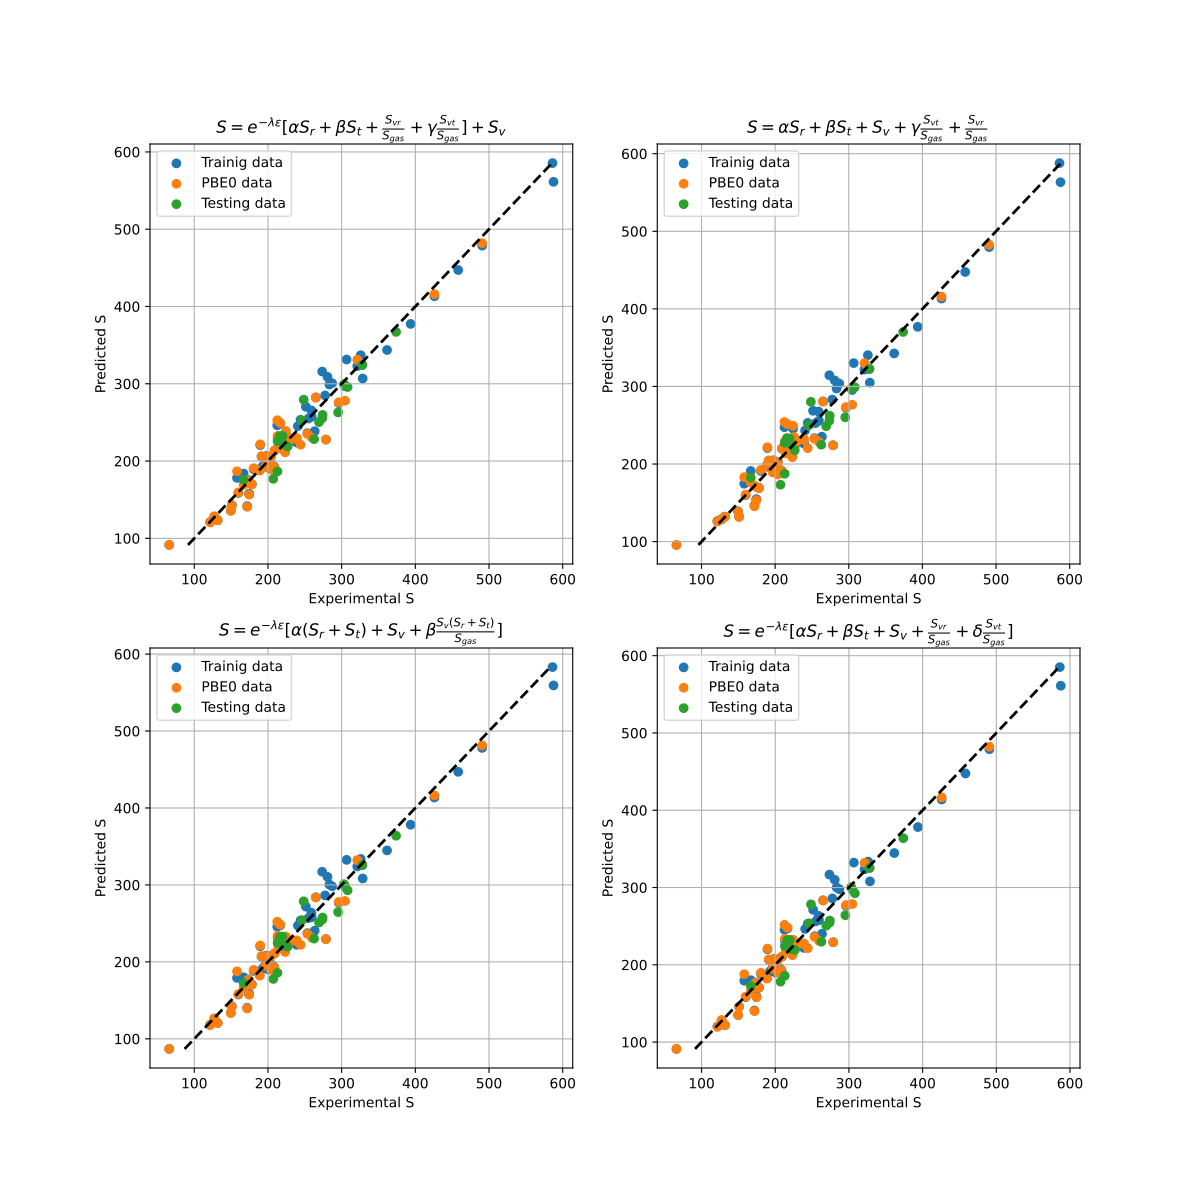

Write Python code to recreate this figure.
#!/usr/bin/python3
# -*- coding: utf-8 -*-
import sqlite3
import numpy as np
import pandas as pd
import matplotlib.pyplot as plt

# Load the data
def fetch_data(db_file_path, training=False, basisset=''):
    if basisset == 'pbe0':
        with sqlite3.connect(db_file_path) as conn:
            return pd.read_sql('SELECT trans_S, rot_S, vib_S, epsilon, experimental_S, correctionS FROM pbe0', conn)
    if training:
        with sqlite3.connect(db_file_path) as conn:
            return pd.read_sql('SELECT trans_S, rot_S, vib_S, epsilon, experimental_S, correctionS FROM molecules', conn)
    else:
        with sqlite3.connect(db_file_path) as conn:
            return pd.read_sql('SELECT trans_S, rot_S, vib_S, epsilon, experimental_S, correctionS FROM test_molecules', conn)

def prepare_data(data):
    data.dropna(inplace=True)
    return data

def generate_bounds(num_coeffs):
    return [(0, 1)] * num_coeffs

def print_coeffs(coeffs):
    greek_letters = ['α', 'β', 'γ', 'δ', 'ζ', 'η', 'θ', 'ι', 'κ', 'μ', 'ν', 'ξ', 'ο', 'π', 'ρ', 'σ', 'τ', 'υ', 'φ', 'χ', 'ψ', 'ω']
    formatted_coeffs = ', '.join([f'{greek_letters[i]}: {coef:.4f}' for i, coef in enumerate(coeffs)])
    print(f'          | {formatted_coeffs}')

def model1(data):
    # 12.7529 | S = e^(-λ*ε)[α*S_r + β*S_t + S_vr/S_gas + γ*S_vt/S_gas] + S_v
    #         | λ: 0.0022
    #         | α: 0.4632, β: 0.5902, γ: 0.2493
    lambd = 0.0022
    alpha, beta, gamma = 0.4632, 0.5902, 0.2493
    gas = data['rot_S'] + data['trans_S'] + data['vib_S']
    return (np.exp(-lambd*data['epsilon'])*(alpha*data['rot_S'] + beta*data['trans_S'] +
                                                  data['vib_S']*data['rot_S']/gas +
                                                  gamma*data['vib_S']*data['trans_S']/gas) + data['vib_S'])

def model2(data):
    # 13.6673 | S = α*S_r + β*S_t + S_v + γ*S_vt/S_gas + S_vr/S_gas
    #         | α: 0.6507, β: 0.4361, γ: 0.2621
    alpha, beta, gamma = 0.6507, 0.4361, 0.2621
    gas = data['rot_S'] + data['trans_S'] + data['vib_S']
    return (alpha*data['rot_S'] + beta*data['trans_S'] + data['vib_S'] +
            gamma*data['vib_S']*data['trans_S']/gas + data['vib_S']*data['rot_S']/gas)

def model3(data):
    # 13.1803 | S = e^(-λ*ε)[α*(S_r + S_t) + S_v + β*S_v(S_r + S_t)/S_gas]
    #         | λ: 0.0026
    #         | α: 0.5466, β: 0.5574
    lambd = 0.0026
    alpha, beta = 0.5466, 0.5574
    gas = data['rot_S'] + data['trans_S'] + data['vib_S']
    return (np.exp(-lambd*data['epsilon'])*(alpha*(data['rot_S'] + data['trans_S']) + data['vib_S'] +
                                                  beta*data['vib_S']*(data['rot_S'] + data['trans_S'])/gas))

def model4(data):
    # 12.9275 | S = e^(-λ*ε)[α*S_r + β*S_t + S_v + S_vr/S_gas + δ*S_vt/S_gas]
    #         | λ: 0.0026
    #         | α: 0.4307, β: 0.6229, δ: 0.2556
    lambd = 0.0026
    alpha, beta, delta = 0.4307, 0.6229, 0.2556
    gas = data['rot_S'] + data['trans_S'] + data['vib_S']
    return (np.exp(-lambd*data['epsilon'])*(alpha*data['rot_S'] + beta*data['trans_S'] + data['vib_S'] +
                                                  data['vib_S']*data['rot_S']/gas +
                                            delta*data['vib_S']*data['trans_S']/gas))

def models(data):
    # Model 1
    prediction = model1(data)
    predpbe0 = fetch_data('../entropiesCOSMO.db', training=False, basisset='pbe0')
    predpbe0 = prepare_data(predpbe0)
    mae = np.abs(data['experimental_S'] - prediction)
    mae_pbe0 = np.abs(predpbe0['experimental_S'] - model1(predpbe0))
    print('          | S = e^(-λ*ε)[α*S_r + β*S_t + S_vr/S_gas + γ*S_vt/S_gas] + S_v')
    print('          | λ: 0.0022')
    alpha, beta, gamma = 0.4632, 0.5902, 0.2493
    print_coeffs([alpha, beta, gamma])
    print(f' {mae.mean():.4f}  | Testing mae')
    print(f' {mae_pbe0.mean():.4f}  | PBE0 mae')
    print(' 12.7529  | Training mae')
    print('          | ')
    # Model 2
    prediction = model2(data)
    mae = np.abs(data['experimental_S'] - prediction)
    mae_pbe0 = np.abs(predpbe0['experimental_S'] - model2(predpbe0))
    print('          | S = α*S_r + β*S_t + S_v + γ*S_vt/S_gas + S_vr/S_gas')
    alpha, beta, gamma = 0.6507, 0.4361, 0.2621
    print_coeffs([alpha, beta, gamma])
    print(f' {mae.mean():.4f}  | Testing mae')
    print(f' {mae_pbe0.mean():.4f}  | PBE0 mae')
    print(' 13.6673  | Training mae')
    print('          | ')
    # Model 3
    prediction = model3(data)
    mae = np.abs(data['experimental_S'] - prediction)
    mae_pbe0 = np.abs(predpbe0['experimental_S'] - model3(predpbe0))
    print('          | S = e^(-λ*ε)[α*(S_r + S_t) + S_v + β*S_v(S_r + S_t)/S_gas]')
    print('          | λ: 0.0026')
    alpha, beta = 0.5466, 0.5574
    print_coeffs([alpha, beta])
    print(f' {mae.mean():.4f}  | Testing mae')
    print(f' {mae_pbe0.mean():.4f}  | PBE0 mae')
    print(' 13.1803  | Training mae')
    print('          | ')
    # Model 4
    prediction = model4(data)
    mae = np.abs(data['experimental_S'] - prediction)
    mae_pbe0 = np.abs(predpbe0['experimental_S'] - model4(predpbe0))
    print('          | S = e^(-λ*ε)[α*S_r + β*S_t + S_v + S_vr/S_gas + δ*S_vt/S_gas]')
    print('          | λ: 0.0026')
    alpha, beta, delta = 0.4307, 0.6229, 0.2556
    print_coeffs([alpha, beta, delta])
    print(f' {mae.mean():.4f}  | Testing mae')
    print(f' {mae_pbe0.mean():.4f}  | PBE0 mae')
    print(' 12.9275  | Training mae')
    print('          | ')

def plotting():
    plt.figure(figsize=(12, 12))
    # Model 1
    plt.subplot(2, 2, 1)
    data = fetch_data('../entropiesCOSMO.db', training=True)
    data = prepare_data(data)
    prediction = model1(data)
    plt.scatter(data['experimental_S'], prediction, label='Trainig data')
    plt.plot([prediction.min(), prediction.max()], [prediction.min(), prediction.max()], 'k--', lw=2)
    pbe0 = fetch_data('../entropiesCOSMO.db', basisset='pbe0')
    pbe0 = prepare_data(pbe0)
    pred_pbe0 = model1(pbe0)
    plt.scatter(pbe0['experimental_S'], pred_pbe0, label='PBE0 data')
    data = fetch_data('../entropiesCOSMO.db')
    data = prepare_data(data)
    prediction = model1(data)
    plt.scatter(data['experimental_S'], prediction, label='Testing data')
    plt.title(r'$S=e^{-\lambda\epsilon}[\alpha S_r +\beta S_t + \frac{S_{vr}}{S_{gas}} + \gamma\frac{S_{vt}}{S_{gas}}] + S_v$')
    plt.xlabel('Experimental S')
    plt.ylabel('Predicted S')
    plt.legend()
    plt.grid(True)
    # Model 2
    plt.subplot(2, 2, 2)
    data = fetch_data('../entropiesCOSMO.db', training=True)
    data = prepare_data(data)
    prediction = model2(data)
    plt.scatter(data['experimental_S'], prediction, label='Trainig data')
    plt.plot([prediction.min(), prediction.max()], [prediction.min(), prediction.max()], 'k--', lw=2)
    pbe0 = prepare_data(pbe0)
    pred_pbe0 = model2(pbe0)
    plt.scatter(pbe0['experimental_S'], pred_pbe0, label='PBE0 data')
    data = fetch_data('../entropiesCOSMO.db')
    data = prepare_data(data)
    prediction = model2(data)
    plt.scatter(data['experimental_S'], prediction, label='Testing data')
    plt.title(r'$S=\alpha S_r + \beta S_t + S_v + \gamma\frac{S_{vt}}{S_{gas}} + \frac{S_{vr}}{S_{gas}}$')
    plt.xlabel('Experimental S')
    plt.ylabel('Predicted S')
    plt.legend()
    plt.grid(True)
    # Model 3
    plt.subplot(2, 2, 3)
    data = fetch_data('../entropiesCOSMO.db', training=True)
    data = prepare_data(data)
    prediction = model3(data)
    plt.scatter(data['experimental_S'], prediction, label='Trainig data')
    plt.plot([prediction.min(), prediction.max()], [prediction.min(), prediction.max()], 'k--', lw=2)
    pbe0 = prepare_data(pbe0)
    pred_pbe0 = model3(pbe0)
    plt.scatter(pbe0['experimental_S'], pred_pbe0, label='PBE0 data')
    data = fetch_data('../entropiesCOSMO.db')
    data = prepare_data(data)
    prediction = model3(data)
    plt.scatter(data['experimental_S'], prediction, label='Testing data')
    plt.title(r'$S=e^{-\lambda\epsilon}[\alpha(S_r + S_t) + S_v + \beta\frac{S_v(S_r + S_t)}{S_{gas}}]$')
    plt.xlabel('Experimental S')
    plt.ylabel('Predicted S')
    plt.legend()
    plt.grid(True)
    # Model 4
    plt.subplot(2, 2, 4)
    data = fetch_data('../entropiesCOSMO.db', training=True)
    data = prepare_data(data)
    prediction = model4(data)
    plt.scatter(data['experimental_S'], prediction, label='Trainig data')
    plt.plot([prediction.min(), prediction.max()], [prediction.min(), prediction.max()], 'k--', lw=2)
    pbe0 = prepare_data(pbe0)
    pred_pbe0 = model4(pbe0)
    plt.scatter(pbe0['experimental_S'], pred_pbe0, label='PBE0 data')
    data = fetch_data('../entropiesCOSMO.db')
    data = prepare_data(data)
    prediction = model4(data)
    plt.scatter(data['experimental_S'], prediction, label='Testing data')
    plt.title(r'$S=e^{-\lambda\epsilon}[\alpha S_r + \beta S_t + S_v + \frac{S_{vr}}{S_{gas}} + \delta\frac{S_{vt}}{S_{gas}}]$')
    plt.xlabel('Experimental S')
    plt.ylabel('Predicted S')
    plt.legend()
    plt.grid(True)
    # Show the plot
    # plt.savefig('testing_set.pdf')
    plt.show()

def main():
    data = fetch_data('../entropiesCOSMO.db')
    data = prepare_data(data)
    # Run it, for the cases
    print('    MAE   |  Model')
    print('----------+--------------------------')
    models(data)

if __name__ == '__main__':
    main()
    plotting()
    quit()
